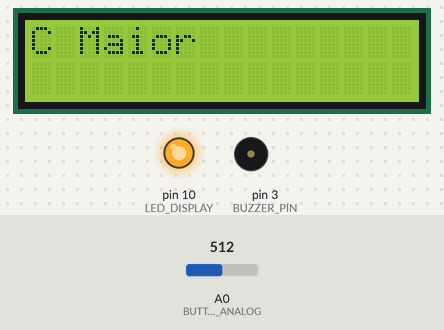
The sketch below on a simulated Arduino Uno, built with avr-gcc and run on an emulated ATmega328P. On the bench: 16×2 character LCD, output pins drawn as LEDs (lit = HIGH), buzzer (waves = sounding). Inputs (shaded band) come from the test bench; at power-on: A0 (BUTTON_ANALOG) = 512.

Above: at 3.2 s.
3.3 s: A0 (BUTTON_ANALOG) set to 581
4.8 s: A0 (BUTTON_ANALOG) set to 608
At 5.12 s:
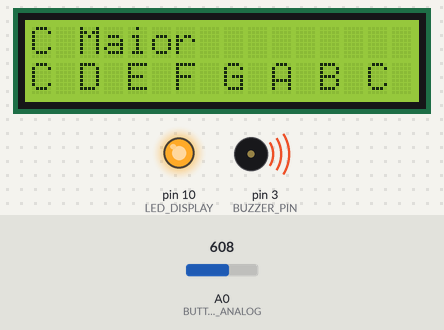
At 12.55 s:
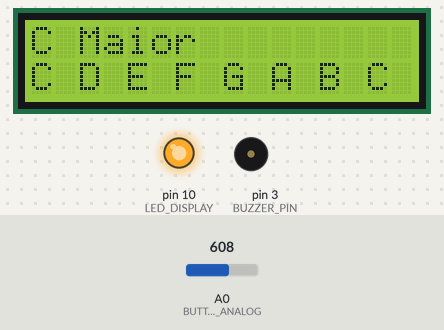
Timing chart, 0 to 13.3 s (numbered marks = the images above; inputs shaded):
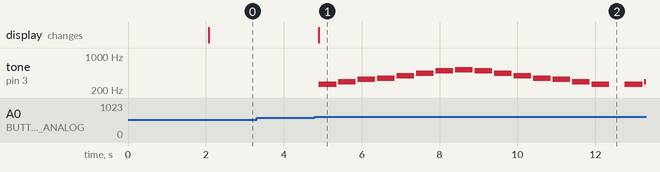

The sketch:

main.ino
```cpp
#include <Arduino.h>
#include "interface.h"

void setup() {
  interfaceBegin();
}

void loop() {
  interfaceUpdate();
}
```

engine.cpp
```cpp
#include "engine.h"

// ----- BUFFER
#define SCALE_STR_LEN  32

//static char rootStr[ROOT_STR_LEN];
static char scaleStr[SCALE_STR_LEN];


// ----- ESTADO INTERNO
static uint8_t ENGINE_BUZZER_PIN = 255;

// ----- INIT
void engineBegin(uint8_t buzzerPin) {
  ENGINE_BUZZER_PIN = buzzerPin;
  pinMode(ENGINE_BUZZER_PIN, OUTPUT);
}

// ----- TOCAR ESCALA
void enginePlayScale(uint8_t root, uint8_t scaleIndex) {

  const Scale* sc = &scales[scaleIndex];
  uint16_t noteDuration = 60000 / 120;

  for (uint8_t i = 0; i < sc->length; i++) {
    tone(ENGINE_BUZZER_PIN, chromatic[root + sc->semitones[i]]);
    delay(noteDuration * 0.9);
    noTone(ENGINE_BUZZER_PIN);
    delay(noteDuration * 0.1);
  }

  for (int8_t i = sc->length - 2; i >= 0; i--) {
    tone(ENGINE_BUZZER_PIN, chromatic[root + sc->semitones[i]]);
    delay(noteDuration * 0.9);
    noTone(ENGINE_BUZZER_PIN);
    delay(noteDuration * 0.1);
  }
}

// ----- IMPRESSÃO DA ESCALA
void enginePrintScale(uint8_t root, uint8_t scaleIndex) {

  const Scale* sc = &scales[scaleIndex];

  NoteSpelling tonic = chromaticSpelling[root];
  uint8_t baseLetter = tonic.letterIndex;

  uint8_t pos = 0;               // cursor do buffer
  scaleStr[0] = '\0';            // limpa buffer

  for (uint8_t i = 0; i < sc->length; i++) {

    uint8_t letter = (baseLetter + sc->letterSteps[i]) % 7;
    int target = (root + sc->semitones[i]) % 12;
    int natural = naturalTones[letter];

    int diff = target - natural;
    if (diff > 6) diff -= 12;
    if (diff < -6) diff += 12;

    // --- letra
    if (pos < SCALE_STR_LEN - 1)
      scaleStr[pos++] = noteLetters[letter][0];

    // --- acidente
    if (diff == 1) {
      if (pos < SCALE_STR_LEN - 1) scaleStr[pos++] = '#';
    }
    else if (diff == -1) {
      if (pos < SCALE_STR_LEN - 1) scaleStr[pos++] = 'b';
    }
    else if (diff == 2) {
      if (pos < SCALE_STR_LEN - 2) {
        scaleStr[pos++] = '#';
        scaleStr[pos++] = '#';
      }
    }
    else if (diff == -2) {
      if (pos < SCALE_STR_LEN - 2) {
        scaleStr[pos++] = 'b';
        scaleStr[pos++] = 'b';
      }
    }

    // --- espaço
    if (pos < SCALE_STR_LEN - 1)
      scaleStr[pos++] = ' ';
  }

  scaleStr[pos] = '\0';   // FINALIZA STRING
}


const char* engineGetScaleStr() {
  return scaleStr;
}
```

engine.h
```cpp
#ifndef ENGINE_H
#define ENGINE_H

#include <Arduino.h>
#include "scales.h"
#include "notes.h"

// ----- CONFIGURAÇÃO
void engineBegin(uint8_t buzzerPin);

// ----- AÇÕES MUSICAIS
void enginePlayScale(uint8_t root, uint8_t scaleIndex);
void enginePrintScale(uint8_t root, uint8_t scaleIndex);
void enginePrintRoot(uint8_t root);

const char* engineGetScaleStr();


#endif
```

interface.cpp
```cpp
#include "interface.h"
#include <LiquidCrystal.h>
#include "engine.h"
#include "scales.h"

// ----- LCD Shield padrão
LiquidCrystal lcd(8, 9, 4, 5, 6, 7);

// ----- PINOS
#define BUZZER_PIN     3
#define LED_DISPLAY   10
#define BUTTON_ANALOG A0

// ----- ESTADO DA INTERFACE
static uint8_t toneIndex  = 0;
static uint8_t scaleIndex = 0;

// ----- LEITURA DO SHIELD
enum {
  BTN_RIGHT,
  BTN_UP,
  BTN_DOWN,
  BTN_LEFT,
  BTN_SELECT,
  BTN_NONE
};

static int readButton() {
  int v = analogRead(BUTTON_ANALOG);

  if (v < 100) return BTN_RIGHT;
  if (v < 200) return BTN_UP;
  if (v < 400) return BTN_DOWN;
  if (v < 600) return BTN_LEFT;
  if (v < 800) return BTN_SELECT;

  return BTN_NONE;
}

// ----- TELAS
static void drawConfigScreen() {
  lcd.clear();
  lcd.setCursor(0, 0);
  lcd.print(noteChromatic[toneIndex]);
  lcd.print(" ");
  lcd.print(scales[scaleIndex].name);
}

static void telaInicial() {
  lcd.clear();
  lcd.setCursor(0, 0);
  lcd.print("Scale.gen");
  lcd.setCursor(0, 1);
  lcd.print("por Erwin");
  delay(2000);
}

// ----- PLAY
static void play() {
  lcd.clear();
  lcd.setCursor(0, 0);
  lcd.print(noteChromatic[toneIndex]);
  lcd.print(" ");
  lcd.print(scales[scaleIndex].name);

  enginePrintScale(toneIndex, scaleIndex);

  lcd.setCursor(0, 1);
  lcd.print(engineGetScaleStr());
  enginePlayScale(toneIndex, scaleIndex);

  delay(200);
}

// ----- API
void interfaceBegin() {
  lcd.begin(16, 2);

  pinMode(LED_DISPLAY, OUTPUT);
  digitalWrite(LED_DISPLAY, HIGH);

  engineBegin(BUZZER_PIN);

  telaInicial();
  drawConfigScreen();
}

void interfaceUpdate() {
  int btn = readButton();

  if (btn == BTN_NONE)
    return;

  switch (btn) {

    case BTN_UP:   // TONE +
      if (toneIndex < TONE_COUNT - 1)
        toneIndex++;
      drawConfigScreen();
      delay(200); //debounce
      break;

    case BTN_DOWN: // TONE -
      if (toneIndex > 0)
        toneIndex--;
      drawConfigScreen();
      delay(200); //debounce
      break;

    case BTN_RIGHT: // SCALE +
      if (scaleIndex < SCALE_COUNT - 1)
        scaleIndex++;
      drawConfigScreen();
      delay(200); //debounce
      break;

    case BTN_LEFT: // SCALE -
      if (scaleIndex > 0)
        scaleIndex--;
      drawConfigScreen();
      delay(200); //debounce
      break;

    case BTN_SELECT: // PLAY
      play();
      break;
  }

  delay(150); // debounce
}
```

interface.h
```cpp
#ifndef INTERFACE_H
#define INTERFACE_H

#include <Arduino.h>

void interfaceBegin();
void interfaceUpdate();

#endif
```

notes.h
```cpp
#ifndef NOTES_H
#define NOTES_H

#include <Arduino.h>

// ----- CONFIG DAS NOTAS
static const char* noteLetters[] = { "C", "D", "E", "F", "G", "A", "B" };
static const char* noteChromatic[] = { "C", "C#", "D", "Eb", "E", "F", "F#", "G", "Ab", "A", "Bb", "B" };
const uint8_t TONE_COUNT = 12;

// ----- TONS NATURAIS (C D E F G A B)
static const uint8_t naturalTones[] = {
  0,  // C
  2,  // D
  4,  // E
  5,  // F
  7,  // G
  9,  // A
  11  // B
};

// ----- ESTRUTURA DE GRAFIA MUSICAL
typedef struct {
  uint8_t letterIndex; // 0=C ... 6=B
  int8_t accidental;  // -1 = b, 0 = natural, +1 = #
} NoteSpelling;

// ----- MAPA CROMÁTICO (1 OITAVA)
static const NoteSpelling chromaticSpelling[12] = {
  {0,  0}, // C
  {0, +1}, // C#
  {1,  0}, // D
  {2, -1}, // Eb
  {2,  0}, // E
  {3,  0}, // F
  {3, +1}, // F#
  {4,  0}, // G
  {5, -1}, // Ab
  {5,  0}, // A
  {6, -1}, // Bb
  {6,  0}  // B
};

// ----- FREQUÊNCIAS (C4 :: B5)
static const uint16_t chromatic[] = {
  262, 277, 294, 311, 330, 349, 370, 392, 415, 440, 466, 494, // C4 → B4
  523, 554, 587, 622, 659, 698, 740, 784, 831, 880, 932, 988  // C5 → B5
};

#endif
```

scales.h
```cpp
#ifndef SCALES_H
#define SCALES_H

#include <Arduino.h>

#define MAX_SCALE_LEN 9

struct Scale {
  const char* name;
  uint8_t length;
  int8_t semitones[MAX_SCALE_LEN];
  int8_t letterSteps[MAX_SCALE_LEN];
};

extern const Scale scales[];
extern const uint8_t SCALE_COUNT;


#endif
```

Source omitted: scales.cpp (data table, 1135 bytes)

Measured:
- the behaviour switches between 599 and 600 on A0 (BUTTON_ANALOG) (found by bisection; images 0 and 1)
- after the input at 3.3 s, every drawn part: stays the same
- after the input at 4.8 s, tone on pin 3 (BUZZER_PIN): plays 262 Hz for 0.45 s, 294 Hz for 0.45 s, 330 Hz for 0.45 s, 349 Hz for 0.45 s, 392 Hz for 0.45 s, 440 Hz for 0.45 s … (17 notes in this stretch), starting after 0.10 s; the display: changes after 0.10 s (image 1)
